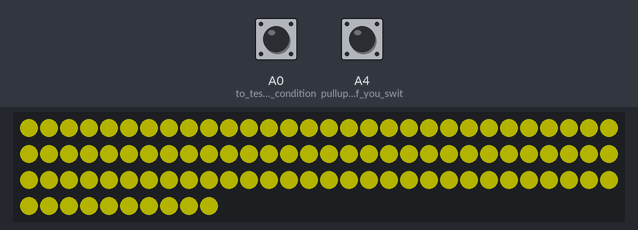
A sketch run on a simulated Arduino Uno, built with avr-gcc and run on an emulated ATmega328P. Parts: 100 RGB LEDs in strip order, left to right, continuing on the next row. The test bench sets the inputs (shaded band); at power-on: A0 (to_test_going_condition) HIGH, A4 (pullup_needed_if_you_swit) HIGH. Dim RGB values are drawn brighter than linear; colours are those a GRB WS2812 strip shows for the declared byte order.

Above: at 1.1 s.
At 3.86 s:
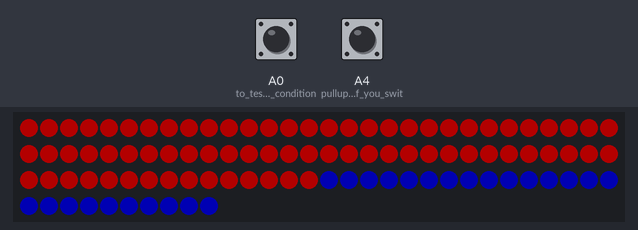
4.3 s: A0 (to_test_going_condition) pulled LOW for 1 s
5.9 s: A0 (to_test_going_condition) pulled LOW for 0.15 s
Timing chart, 0 to 8.9 s (numbered marks = the images above; inputs shaded):
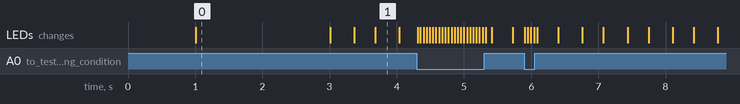

The sketch:

FourTracks03AMrev0.ino
```cpp
/*
  03AMrev0 uses loop iteration count instead of time for motion simulation -- may be
  quicker calc and simpler to understand; 2 pull-down switches for going and R
  forward/reverse, one color, one side, for offline testing, not bot
 */

#include "FastLED.h"

// numeric color order is GRB, not RGB

#define projectY 0xFF0099
#define red 0x02FF02
#define green 0xFF0000
#define blue 0x0000FF
#define yellow 0xFFFF00
#define black 0x000000
#define white 0x101010
#define purple 0x00FFFF


// How many leds are in the strip?  must be >= largest number in filling fx's
#define NUM_LEDS 100 // test strip; full strip ~300
#define DATA_PIN 4

CRGB leds[NUM_LEDS];  // was + color;
// bool going = true;
bool going = false;
bool rightForward = false;  // run fwd when going is true, else reverse;
bool leftForward  = false;  //  could add switch and input to control this too
int count = 0;  // counts loop iterations, used in offset calc instead of time

void setup()
{
  delay(1000);
  FastLED.addLeds<WS2812B, DATA_PIN>(leds, NUM_LEDS);
  FastLED.setBrightness(60);
  // Serial.begin(9600);  for debug
  pinMode(A0, INPUT_PULLUP);  // to test going condition, can switch this pin to grnd
  pinMode(A4, INPUT_PULLUP);   // pullup needed if you switch to gnd for true

  for (int i = 0; i < NUM_LEDS; i++)
  {
    leds[i] = CRGB::Yellow; // or CRGB(red) or just red;  // 2 sec. red confirms init
  }
  FastLED.show();  // this sends array data to the lite string
  // Serial.print("Initialized.\n");
  delay(2000);  // delay to see that setup executed

}  // end setup

void loop()
{
  //update Inputs:   bools come from labView & cRIO

  //  first loop count (global) = 0, set in init
  going = digitalRead(A0);
  rightForward = digitalRead(A4);

  if (going == 0)  // grounding A0 pin makes condition true
  {
    rightIterate();
     // leftIterate();  // not coded here
  }
  else
  {
    flash();
  }

  FastLED.show();
  count++;
  if (count > 14) count = 0;  // cycles count 0-14, increments 1 each 50 ms loop
  // Serial.print("Loop");
  delay(40);   // adjust loop delay for faster or slower flashing and segment movement
}  // end loop

void flash()
{
  // was if (time % 600 < 300)
  if (count < 8)  // ~half the time it will be on
  {
    for (int i = 0; i < 75; i++ )
    {
      leds[i] = red;
    }
    for (int i = 75; i < NUM_LEDS; i++ )
    {
      leds[i] = blue;
    }
    //    for (int i = 150; i < 225; i++ )
    //    {
    //      leds[i] = yellow;
    //    }
    //    for (int i = 225; i < 300; i++ )
    //    {
    //      leds[i] = green;
    //    }
  }
  else   // other half of the time
  {
    for (int i = 0; i < NUM_LEDS; i++ )
    {
      leds[i] = black;
    }
  }  // end else
} // end flash

void rightIterate()
{
  for (int i = 0; i < 98; i++ ) // 1st half of string -- to cycle R side -->
    // writes a moving segment of 15 lites, some fraction (here 5/15) are blue;
    // for each i, (14 - count) drops 14->0 as loop increments count;
    // so mod 15 of (i + 14 - count) also cycles 14 to 0 with time; so 5 of the 15
    // will be blue and 'shift forward' each offset increment; subtracting offset
    // simulates forward movement of segment; adding offset simulates reverse
  {
    if(rightForward == 0)   // grounding switch pulls to 0 (true condition here)
    {
      if( ((i + 14 - count) % 15) < 5 )  // if >, then fraction on is 10/15
            // if < 5 then 5/15 light up; incr number to light more lights
      {
        leds[i]=blue;
      }
      else
      {
        leds[i]=black;
      }
    } // end if R forward

    else   // for reverse movement
    {  // ADDING offset simulates reverse
      if( ((i + 14 + count) % 15) > 5 )
      {
        leds[i]=blue;
      }
      else
      {
        leds[i]=black;
      }
    } //  end else right reverse

  } // end for: R lights

}  // end rightInterate

void leftIterate()
{

}
```

Measured:
- what the display in image 0 shows lasts 2.0 s, from 1.0 s to 3.0 s
